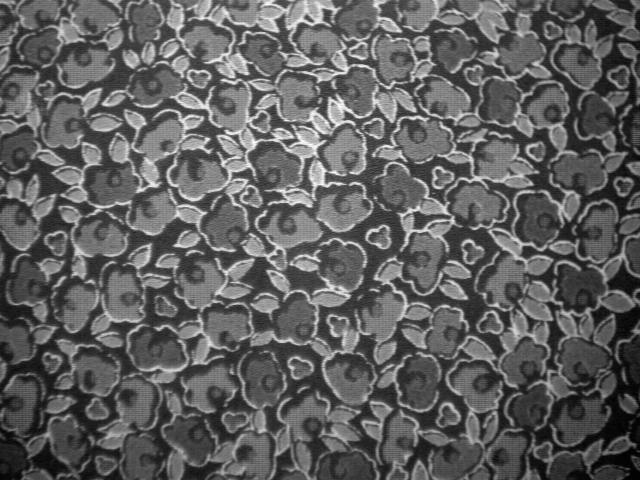
#> input picture HW2/Image1.png, 640 x 480 px
$ python mip_hw2_q1_98102527.py
#> lines starting #> are read from the running program, lines starting #| are printed output that depends on the picture
# -*- coding: utf-8 -*-
"""MIP_HW2_Q1_98102527.ipynb

Automatically generated by Colaboratory.

Original file is located at
    https://colab.research.google.com/drive/1fRtmS3w-R02Fqd83rLIPrBdr9UpcxXYz
"""

import numpy as np
import cv2
import matplotlib.pyplot as plt
from google.colab.patches import cv2_imshow
from skimage.data import shepp_logan_phantom
from tqdm.notebook import tqdm

"""## Q1

### Part 0: load and add noise
"""

def add_salt_and_pepper_noise(img, percent=0.01):
    rows, cols = img.shape

    num_pixels = rows * cols
    num_noise_pixels = int(num_pixels * percent)

    noisy_img = img.copy()

    for i in range(num_noise_pixels):
        x = np.random.randint(0, rows)
        y = np.random.randint(0, cols)
        value = np.random.randint(0, 2)
        if value == 0:
            noisy_img[x, y] = 0
        else:
            noisy_img[x, y] = 255

    return noisy_img

def add_gaussian_noise(img, mu=0.5, var=0.1):
    gaussian_noise = np.zeros(img.shape, np.uint8)
    gaussian_noise = cv2.randn(gaussian_noise, mu, np.sqrt(var))
    noisy_img = cv2.add(img, gaussian_noise)
    return noisy_img

img1 = cv2.imread('Image1.png')
#> img1 is the input picture: shape (480, 640, 3); min 0, max 255, mean 95.4
img1 = cv2.cvtColor(img1, cv2.COLOR_BGR2GRAY)
#> img1: shape (480, 640)

img2 = cv2.imread('Image2.png')
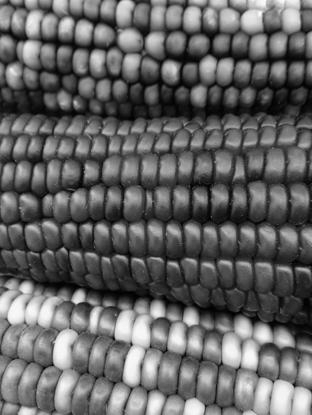
#> input picture HW2/Image2.png, 312 x 415 px
#> img2 is the input picture: shape (415, 312, 3); min 0, max 255, mean 99.8
img2 = cv2.cvtColor(img2, cv2.COLOR_BGR2GRAY)
#> img2: shape (415, 312)

sp_noisy_img1 = add_salt_and_pepper_noise(img1)
#> after the loop in add_salt_and_pepper_noise, `for i in range(num_noise_pixels):`:
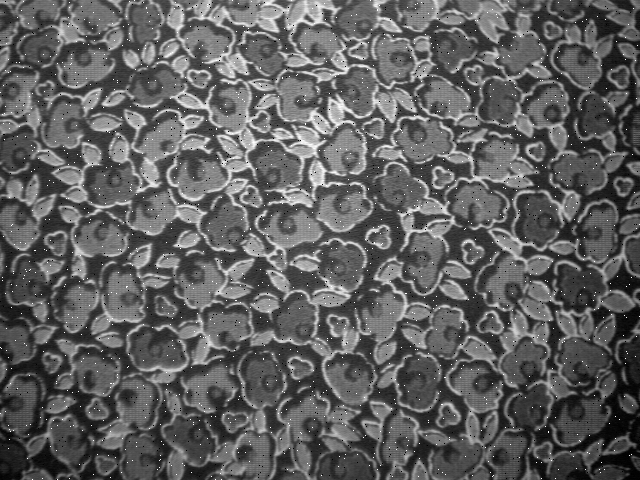
#> noisy_img: shape (480, 640); min 0, max 255, mean 95.7
gaussian_noisy_img1 = add_gaussian_noise(img1)

sp_noisy_img2 = add_salt_and_pepper_noise(img2)
#> call 2 of add_salt_and_pepper_noise, with percent = 0.01
#> after the loop in add_salt_and_pepper_noise (call 2), `for i in range(num_noise_pixels):`:
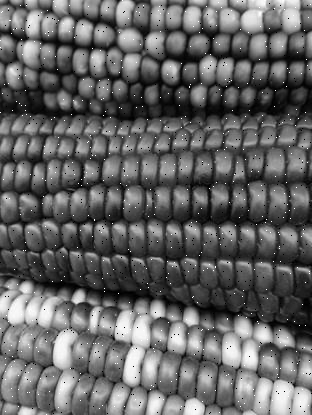
#> noisy_img: shape (415, 312); min 0, max 255, mean 100
gaussian_noisy_img2 = add_gaussian_noise(img2)

plt.figure(figsize=(12, 8))

plt.subplot(2, 3, 1)
plt.imshow(img1, 'gray')
plt.title('original')

plt.subplot(2, 3, 2)
plt.imshow(sp_noisy_img1, 'gray')
plt.title('salt & pepper')

plt.subplot(2, 3, 3)
plt.imshow(gaussian_noisy_img1, 'gray')
plt.title('gaussian')

plt.subplot(2, 3, 4)
plt.imshow(img2, 'gray')
plt.title('original')

plt.subplot(2, 3, 5)
plt.imshow(sp_noisy_img2, 'gray')
plt.title('salt & pepper')

plt.subplot(2, 3, 6)
plt.imshow(gaussian_noisy_img2, 'gray')
plt.title('gaussian')

plt.show()

"""### Part 1: denoise with NLM and calculate PSNR"""

# [40 lines left out: functions filter_img, non_local_means, PSNR, not called in this run]


def nlm_denoise_and_calc_psnr(img, sp_noisy_img, gaussian_noisy_img, window_size=3, patch_size=3):

#> called with window_size = 3, patch_size = 3
    sigmas = np.arange(0.1, 0.5+0.1, 0.1)
    PSNR_NLM_sp = []
    PSNR_NLM_gaussian = []

    plt.figure(figsize=(15, 6))
    for i, sigma in enumerate(tqdm(sigmas)):
        filtered_image = non_local_means(sp_noisy_img, window_size, patch_size, sigma)
        psnr = PSNR(img, filtered_image, max_pixel_value=255)
        PSNR_NLM_sp.append(psnr)

        plt.subplot(2, len(sigmas), i+1)
        plt.imshow(filtered_image, 'gray')
        plt.title(f'salt & pepper, sigma={round(sigma, 1)}')

        filtered_image = non_local_means(gaussian_noisy_img, window_size, patch_size, sigma)
        psnr = PSNR(img, filtered_image, max_pixel_value=255)
        PSNR_NLM_gaussian.append(psnr)

        plt.subplot(2, len(sigmas), len(sigmas)+i+1)
        plt.imshow(filtered_image, 'gray')
        plt.title(f'gaussian, sigma={round(sigma, 1)}')
#> after the loop, PSNR_NLM_gaussian = []; PSNR_NLM_sp = []
    plt.show()
    return PSNR_NLM_sp, PSNR_NLM_gaussian

"""#### Results for Image 1"""

#> (the run stopped early here; a loop or call above may not have finished)
